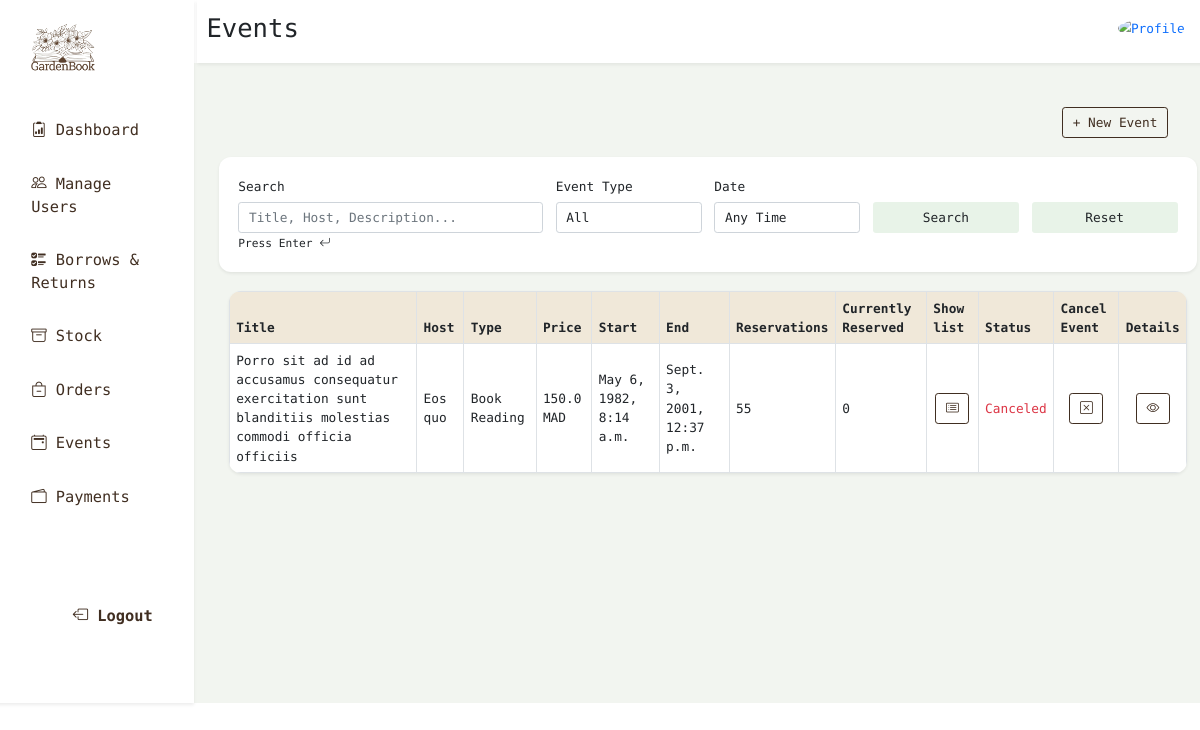
The page /manage-event on the database its author committed.
### theApp/models.py (models this page shows, shortened)
class Event(models.Model):
    title = models.CharField(max_length=200)
    host = models.CharField(max_length=200, blank=True, null=True)
    poster = models.ImageField(upload_to='event_posters/', null=True, blank=True, default='event_posters/default_poster.jpg')
    description = models.TextField()
    event_price = models.FloatField(default=0.0)
    audience = models.CharField(max_length=20, choices=AudienceType.choices, default="")
    location = models.CharField(max_length=255)
    start_datetime = models.DateTimeField()
    end_datetime = models.DateTimeField()
    nbr_reservations = models.IntegerField(default=0)
    current_reservations = models.IntegerField(default=0)
    guests = models.ManyToManyField(Person, blank=True, related_name='events')
    created_at = models.DateTimeField(auto_now_add=True)
    event_type = models.CharField(max_length=20, choices=EventType.choices, default="")
    is_public = models.BooleanField(default=True)
    is_canceled = models.BooleanField(default=False)

### theApp/views.py (the view)
# urls.py: path('manage-event', views.event_staff, name='manage-event'),
def event_staff(request):
  events = Event.objects.all()
  query = request.GET.get("q", "")
  event_type = request.GET.get("event_type", "")
  date_filter = request.GET.get("date_filter", "")
  create_form = EventCreateForm()
  edit_forms = {event.id: EventEditForm(instance=event) for event in events}
  if query:
    events = events.filter(
      Q(title__icontains=query) |
      Q(host__icontains=query) |
      Q(description__icontains=query)
    )
  if event_type:
    events = events.filter(event_type=event_type)
  today = timezone.now().date()
  if date_filter == "year":
    events = events.filter(start_datetime__year=today.year)
  elif date_filter == "month":
      events = events.filter(start_datetime__year=today.year, start_datetime__month=today.month)
  elif date_filter == "week":
      start_of_week = today - timedelta(days=today.weekday())
      end_of_week = start_of_week + timedelta(days=6)
      events = events.filter(start_datetime__date__range=(start_of_week, end_of_week))
  types = Event.objects.values_list("event_type", flat=True).distinct()
  context = {
      "events": events.order_by("-start_datetime"),
      "types": types,
      "create_form": create_form,
      "edit_forms": edit_forms,
  }
  return render(request, "manage_event.html", context)

### templates/manage_event.html (shortened to what this page needs)
{% extends 'baseLibrarian.html' %}
{% load static %}
{% load crispy_forms_tags %}
{% block page %}Events{% endblock %}
{% block content %}
<div class="container-fluid row m-2">
  <div class="row d-flex justify-content-end align-items-center mb-4">
    <div class="col-auto">
      <button class="btn btn-outline-brown" data-bs-toggle="modal" data-bs-target="#createEventModal">
        + New Event
      </button>
    </div>
  </div>
  <form method="GET" class="bg-white shadow-sm rounded-20 p-4 mb-4">
    <div class="row g-3 align-items-end">
      <div class="col-md-4">
        <label for="q" class="form-label">Search</label>
        <input type="search" name="q" class="form-control" placeholder="Title, Host, Description...">
      </div>
      <div class="col-md-2">
        <label for="event_type" class="form-label">Event Type</label>
        <select name="event_type" id="event_type" class="form-control">
          <option value="">All</option>
        </select>
      </div>
      <div class="col-md-2">
        <label for="date_filter" class="form-label">Date</label>
        <select name="date_filter" id="date_filter" class="form-control">
          <option value="">Any Time</option>
        </select>
      </div>
      <div class="col-md-2">
        <button class="btn btn-green w-100" type="submit">Search</button>
      </div>
      <div class="col-md-2">
        <a href="{% url 'manage-event' %}" class="btn btn-green w-100">Reset</a>
      </div>
    </div>
    <small>Press Enter <i class="bi bi-arrow-return-left"></i></small>
  </form>
  <div class="col">
    <div class="overflow-hidden shadow-sm p-0 rounded-20">
      <table class="table table-bordered table-hover align-middle m-0">
        <thead class="bg-brown-second">
          <tr>
            <th>Title</th>
            <th>Host</th>
            <th>Type</th>
            <th>Price</th>
            <th>Start</th>
            <th>End</th>
            <th>Reservations</th>
            <th>Currently Reserved</th>
            <th>Show list</th>
            <th>Status</th>
            <th>Cancel Event</th>
            <th>Details</th>
          </tr>
        </thead>
        <tbody class="bg-white">
          {% for event in events %}
          <tr>
            <td>{{ event.title }}</td>
            <td>{{ event.host }}</td>
            <td>{{ event.event_type }}</td>
            <td>{{ event.event_price }} MAD</td>
            <td>{{ event.start_datetime }}</td>
            <td>{{ event.end_datetime }}</td>
            <td>{{ event.nbr_reservations }}</td>
            <td>{{ event.current_reservations }}</td>
            <td class="text-center">
              <button type="button" class="btn btn-outline-brown" data-bs-toggle="modal"
                data-bs-target="#reservationList{{ event.id }}"><i class="bi bi-card-list"></i></button>
            </td>
            <td>
              {% if event.is_canceled %}
              <span class="text-danger">Canceled</span>
              {% else %}
              <span class="text-success">Active</span>
              {% endif %}
            </td>
            <td class="text-center">
              <a href="{% url 'cancel-event' event.id %}" class="btn btn-outline-brown"><i class="bi bi-x-square"></i></a>
            </td>
            <td class="text-center">
              <button type="button" class="btn btn-outline-brown " data-bs-toggle="modal"
                data-bs-target="#eventDetails{{ event.id }}"><i class="bi bi-eye"></i></button>
            </td>
          </tr>
          {% empty %}
          <tr>
            <td colspan="13" class="text-center text-muted">No events found.</td>
          </tr>
          {% endfor %}
        </tbody>
      </table>
    </div>
  </div>
</div>
{% endblock %}

### static/css/base.css (style rules this page uses)
body { font-family: "Geist Mono", sans-serif; padding: 0; margin: 0; min-height: 100vh; zoom: 0.8; }
.bg-green, .btn-green { background: #e8f3e8 !important; }
.bg-brown-second { background: #f0e8d9; }
a { text-decoration: none; padding: 7px 15px; }
.rounded-20 { border-radius: 15px; }
.btn-outline-brown { border-color: #402e21 !important; color: #402e21 !important; }

### rows shown on the page
Event: title "Porro sit ad id ad accusamus consequatur exercitation sunt blanditiis molestias commodi officia officiis", host "Eos quo", event_type "Book Reading", event_price "150.0", start_datetime "May 6, 1982, 8:14 a.m.", end_datetime "Sept. 3, 2001, 12:37 p.m.", nbr_reservations "55", current_reservations "0", is_canceled "Canceled"
